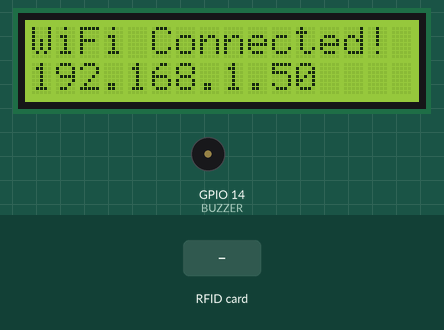
Recording of a sketch running on a simulated ESP32. Parts: 16×2 character LCD, buzzer (waves = sounding, pin HIGH). Inputs (shaded band) come from the test bench. WiFi joins after 1.5 s; servers stay silent unless stated; uploads are accepted with an empty reply; what the sketch prints to the serial monitor is not drawn.

Above: at 1.9 s.
At 5.0 s:
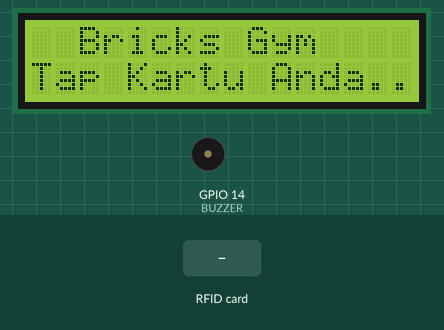
5.1 s: RFID card 5E 7A 19 C4 held to the reader
At 5.9 s:
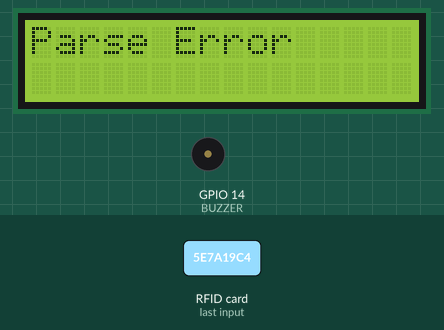
8.1 s: RFID card 5E 7A 19 C4 held to the reader
At 8.28 s:
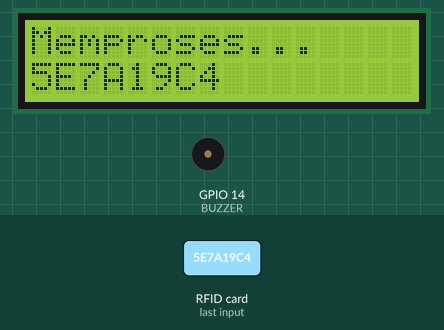
Timing chart, 0 to 11.1 s (numbered marks = the images above; inputs shaded):
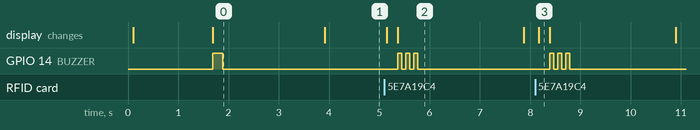

The sketch:

rfid_scanner.ino
```cpp
/*
 * ESP32 RFID Scanner untuk Bricks Gym
 * Menggunakan MFRC522 + LCD I2C 16x2
 *
 * Wiring:
 * RFID MFRC522:
 * - SDA  -> GPIO 5
 * - SCK  -> GPIO 18
 * - MOSI -> GPIO 23
 * - MISO -> GPIO 19
 * - RST  -> GPIO 22
 * - 3.3V -> 3.3V
 * - GND  -> GND
 *
 * LCD I2C:
 * - SDA -> GPIO 16
 * - SCL -> GPIO 17
 * - VCC -> 5V
 * - GND -> GND
 *
 * Buzzer:
 * - Positif -> GPIO 14
 * - Negatif -> GND
 */

#include <Arduino.h>
#include <WiFi.h>
#include <SPI.h>
#include <MFRC522.h>
#include <HTTPClient.h>
#include <Wire.h>
#include <LiquidCrystal_I2C.h>
#include <ArduinoJson.h>

// ========== WIFI ==============
const char* ssid     = "Khusus_fillah";
const char* password = "QWEASD@swq14";

// ========== SERVER ENDPOINT ==========
// Ganti IP_KOMPUTER dengan IP address komputer yang menjalankan Laravel
// Cek dengan perintah: ipconfig (Windows) atau ifconfig (Linux/Mac)
String serverName = "http://192.168.1.100:8000/api/rfid/scan";

// ========== LCD ==========
LiquidCrystal_I2C lcd(0x27, 16, 2);

// ========== RFID + BUZZER ==========
#define RST_PIN  22
#define SS_PIN   5
#define BUZZER   14

MFRC522 mfrc522(SS_PIN, RST_PIN);

// ========== SETUP ==========
void setup() {
    Serial.begin(115200);
    delay(10);

    // LCD Init
    Wire.begin(16, 17);
    lcd.begin(16, 2);
    lcd.backlight();
    lcd.setCursor(0, 0);
    lcd.print("  Bricks Gym");
    lcd.setCursor(0, 1);
    lcd.print("Connecting WiFi");

    // Buzzer Init
    pinMode(BUZZER, OUTPUT);
    digitalWrite(BUZZER, LOW);

    // RFID Init
    SPI.begin();
    mfrc522.PCD_Init();

    // WiFi Connect
    WiFi.begin(ssid, password);
    int attempts = 0;
    while (WiFi.status() != WL_CONNECTED && attempts < 30) {
        delay(500);
        Serial.print(".");
        attempts++;
    }

    if (WiFi.status() == WL_CONNECTED) {
        Serial.println("\nWiFi Connected!");
        Serial.print("IP: ");
        Serial.println(WiFi.localIP());

        lcd.clear();
        lcd.setCursor(0, 0);
        lcd.print("WiFi Connected!");
        lcd.setCursor(0, 1);
        lcd.print(WiFi.localIP());

        beepSuccess();
        delay(2000);
    } else {
        lcd.clear();
        lcd.setCursor(0, 0);
        lcd.print("WiFi Failed!");
        beepError();
    }
}

// ========== LOOP ==========
void loop() {
    // Tampilkan pesan scan
    lcd.clear();
    lcd.setCursor(0, 0);
    lcd.print("  Bricks Gym");
    lcd.setCursor(0, 1);
    lcd.print("Tap Kartu Anda..");

    // Cek kartu
    if (!mfrc522.PICC_IsNewCardPresent()) return;
    if (!mfrc522.PICC_ReadCardSerial()) return;

    // Baca UID kartu
    String rfidUid = getCardUID();
    Serial.println("Card UID: " + rfidUid);

    lcd.clear();
    lcd.setCursor(0, 0);
    lcd.print("Memproses...");
    lcd.setCursor(0, 1);
    lcd.print(rfidUid);

    // Kirim ke server
    sendToServer(rfidUid);

    // Lepaskan kartu
    mfrc522.PICC_HaltA();
    mfrc522.PCD_StopCrypto1();

    delay(2000);
}

// ========== GET CARD UID ==========
String getCardUID() {
    String uid = "";
    for (byte i = 0; i < mfrc522.uid.size; i++) {
        if (mfrc522.uid.uidByte[i] < 0x10) {
            uid += "0";
        }
        uid += String(mfrc522.uid.uidByte[i], HEX);
    }
    uid.toUpperCase();
    return uid;
}

// ========== SEND TO SERVER ==========
void sendToServer(String rfidUid) {
    if (WiFi.status() != WL_CONNECTED) {
        lcd.clear();
        lcd.setCursor(0, 0);
        lcd.print("WiFi Error!");
        beepError();
        return;
    }

    HTTPClient http;
    http.begin(serverName);
    http.addHeader("Content-Type", "application/json");
    http.addHeader("Accept", "application/json");
    http.setTimeout(10000);

    // Buat JSON payload
    String payload = "{\"rfid_uid\":\"" + rfidUid + "\"}";
    Serial.println("Sending: " + payload);

    int httpCode = http.POST(payload);

    if (httpCode > 0) {
        String response = http.getString();
        Serial.println("Response: " + response);

        // Parse JSON
        StaticJsonDocument<512> doc;
        DeserializationError error = deserializeJson(doc, response);

        if (!error) {
            bool success = doc["success"];
            const char* message = doc["message"];
            const char* type = doc["type"] | "";

            lcd.clear();

            if (success) {
                // Berhasil
                if (doc.containsKey("member")) {
                    const char* name = doc["member"]["name"];

                    lcd.setCursor(0, 0);
                    lcd.print("Halo,");
                    lcd.setCursor(0, 1);

                    // Potong nama jika terlalu panjang
                    String memberName = String(name);
                    if (memberName.length() > 16) {
                        memberName = memberName.substring(0, 16);
                    }
                    lcd.print(memberName);

                    if (strcmp(type, "check_in") == 0) {
                        Serial.println("Check-in berhasil: " + memberName);
                        beepSuccess();
                    } else if (strcmp(type, "already") == 0) {
                        Serial.println("Sudah absen: " + memberName);
                        beepAlready();
                    }
                }
            } else {
                // Gagal
                lcd.setCursor(0, 0);

                if (httpCode == 404) {
                    lcd.print("Kartu Tidak");
                    lcd.setCursor(0, 1);
                    lcd.print("Terdaftar!");
                } else if (httpCode == 403) {
                    lcd.print("Member Tidak");
                    lcd.setCursor(0, 1);
                    lcd.print("Aktif/Expired!");
                } else {
                    lcd.print("Gagal!");
                    lcd.setCursor(0, 1);
                    lcd.print(message);
                }
                beepError();
            }
        } else {
            lcd.clear();
            lcd.setCursor(0, 0);
            lcd.print("Parse Error");
            beepError();
        }
    } else {
        Serial.println("HTTP Error: " + String(httpCode));
        lcd.clear();
        lcd.setCursor(0, 0);
        lcd.print("Server Error");
        lcd.setCursor(0, 1);
        lcd.print("Code: " + String(httpCode));
        beepError();
    }

    http.end();
}

// ========== BUZZER FUNCTIONS ==========
void beepSuccess() {
    // 1 beep panjang
    digitalWrite(BUZZER, HIGH);
    delay(200);
    digitalWrite(BUZZER, LOW);
}

void beepAlready() {
    // 2 beep pendek
    for (int i = 0; i < 2; i++) {
        digitalWrite(BUZZER, HIGH);
        delay(100);
        digitalWrite(BUZZER, LOW);
        delay(100);
    }
}

void beepError() {
    // 3 beep cepat
    for (int i = 0; i < 3; i++) {
        digitalWrite(BUZZER, HIGH);
        delay(80);
        digitalWrite(BUZZER, LOW);
        delay(80);
    }
}
```

Measured:
- after the input at 5.1 s, GPIO 14 (BUZZER): alternates HIGH for 0.08 s and LOW for 0.08 s, 6 changes in all, then stays LOW, starting after 0.26 s; the display: first changes after 0.05 s (image 2 shows a later state)
- after the input at 8.1 s, GPIO 14 (BUZZER): alternates HIGH for 0.08 s and LOW for 0.08 s, 6 changes in all, then stays LOW, starting after 0.29 s; the display: changes after 0.07 s (image 3)
- what the display in image 0 shows lasts 2.2 s, from 1.7 s to 3.9 s
- what the display in image 2 shows lasts 2.5 s, from 5.4 s to 7.9 s
